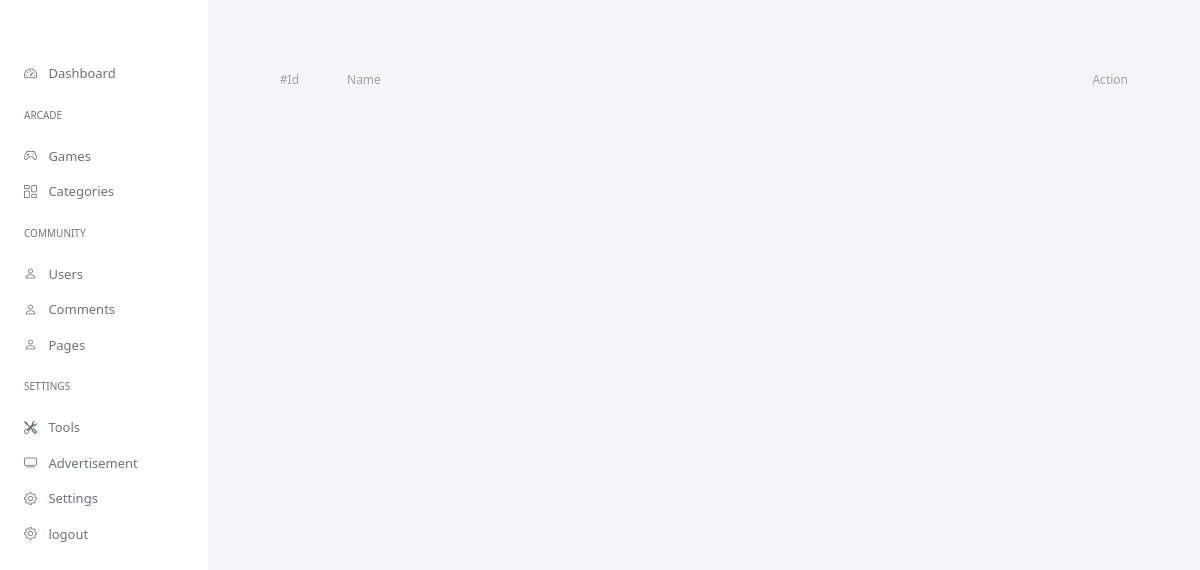
Before: /admin/advertisement.php (signed in) with the older database file.
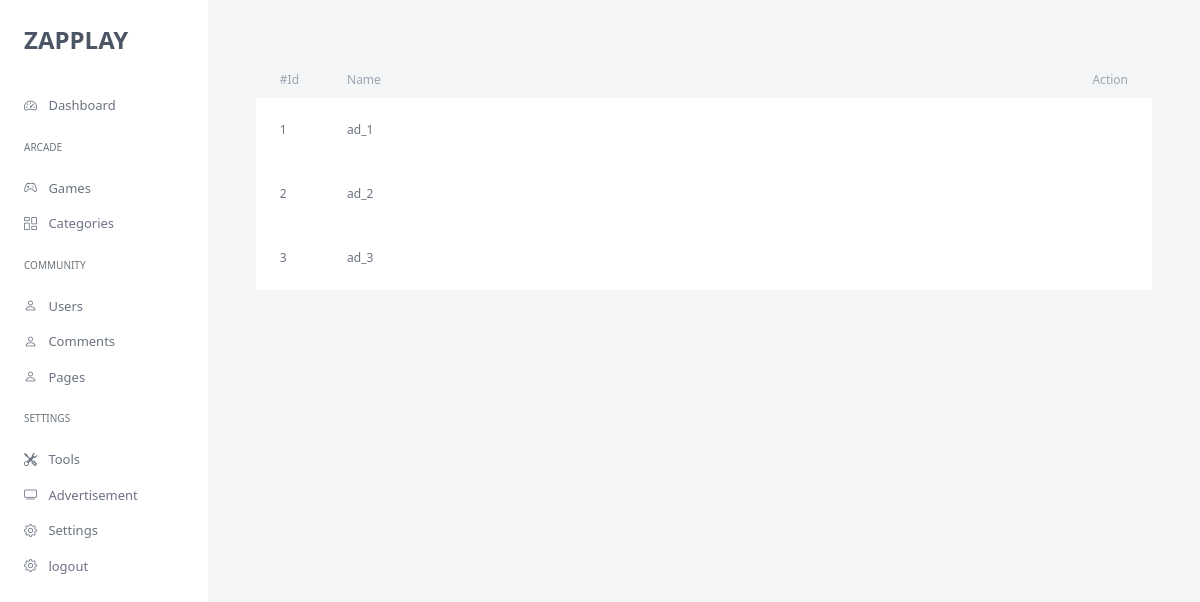
After: the same page with the newer database file.
### tables this page shows
CREATE TABLE `zap_config` (
  `id` int(11) NOT NULL,
  `site_name` text NOT NULL,
  `profile_tagline` text NOT NULL,
  `site_logo_light` mediumtext NOT NULL,
  `site_logo_dark` mediumtext NOT NULL,
  `site_favicon` mediumtext NOT NULL,
  `head_code` mediumtext NOT NULL,
  `footer_content` longtext NOT NULL,
  `site_title` text NOT NULL,
  `site_desc` text NOT NULL,
  `site_keywords` text NOT NULL
);

CREATE TABLE `zap_ads` (
  `id` int(11) NOT NULL,
  `code` mediumtext NOT NULL,
  `ad_name` text NOT NULL,
  `status` int(11) NOT NULL
);

### includes/config.php (called while the page is built, shortened)
<?php
if (getenv('RAILWAY_ENVIRONMENT')) {
    $sql_db_host = getenv('MYSQLHOST') ?: 'localhost';
    $sql_db_user = getenv('MYSQLUSER') ?: 'root';
    $sql_db_pass = getenv('MYSQLPASSWORD') ?: '';
    $sql_db_name = getenv('MYSQLDATABASE') ?: 'railway';
    $sql_db_port = getenv('MYSQLPORT') ?: '3306';
    $protocol = isset($_SERVER['HTTPS']) && $_SERVER['HTTPS'] === 'on' ? "https" : "http";
    $site_url = $protocol . "://" . $_SERVER['HTTP_HOST'] . "/";
} else {
    $site_url = "http://localhost/";
}
?>

### includes/function_general.php (called while the page is built, shortened)
<?php
require_once 'config.php';
function Zap_Config($data)
{
    global $con;
    $query = "select * from zap_config";
    $run = mysqli_query($con, $query);
    $row = mysqli_fetch_assoc($run);
    return $row[$data];
}

### admin/advertisement.php (the view, shortened to what the changed rows need)
<?php require "../includes/function_general.php"; ?>
<?php include "includes/header.php"; ?>
<?php include "includes/config.php"; ?>
<body class="dark:bg-[#121317]">
    <main class="d-flex">
        <?php include "includes/sidebar.php"; ?>
        <div class="main w-full px-12 py-6">
            <div class="games-list">
                <table class="w-full mt-10 ">
                    <thead class="border-b-2 dark:border-zinc-900 px-16 border-gray-100 py-2">
                        <td class=" text-gray-400 py-2 text-xs px-6">#Id</td>
                        <td class=" text-gray-400 py-2 text-xs px-6 w-full">Name</td>
                        <td class=" text-gray-400 py-2 text-xs text-right px-6">Action</td>
                    </thead>
                    <tbody class="py-4">
                        <?php
                        $run = mysqli_query($con, "select * from zap_ads");
                        while ($row = mysqli_fetch_assoc($run)) {
                        ?>
                            <tr class="bg-[white] dark:bg-zinc-900 px-16 py-4 rounded-lg">
                                <td class="text-xs px-6 text-gray-500"><?=$row['id']?></td>
                                <td class="text-gray-500 text-xs px-6 py-4"><a href="add-ads.php?action=update&token_id=<?=$row['id']?>"><?=$row['ad_name']?></a></td>
                                <td class="text-right relative px-6"></td>
                            </tr>
                        <?php } ?>
                    </tbody>
                </table>
            </div>
        </div>
    </main>
</body>
</html>

### admin/includes/sidebar.php (shortened to what the changed rows need)
<?php
include("config.php");
?>
<div class="sidebar dark:bg-zinc-900 bg-[white] sticky w-64 h-[100vh]">
    <div class="logo px-4 py-6">
        <a href="<?php echo $site_url ?>">
            <h3 class="fw-bold text-2xl dark:text-gray-100 uppercase text-gray-600 ">
                <?php echo Zap_Config('site_name') ?>
            </h3>
        </a>
    </div>
</div>

Changed rows visible on the page:
added zap_config: site_name "ZAPPLAY"
added zap_ads: id "1", ad_name "ad_1"
added zap_ads: id "2", ad_name "ad_2"
added zap_ads: id "3", ad_name "ad_3"
